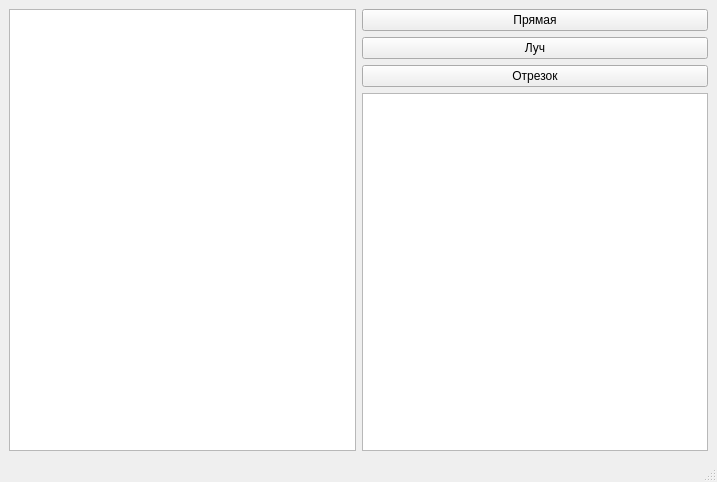
<?xml version="1.0" encoding="UTF-8"?>
<ui version="4.0">
 <class>MainWindow</class>
 <widget class="QMainWindow" name="MainWindow">
  <property name="geometry">
   <rect>
    <x>0</x>
    <y>0</y>
    <width>717</width>
    <height>482</height>
   </rect>
  </property>
  <property name="windowTitle">
   <string>MainWindow</string>
  </property>
  <widget class="QWidget" name="centralwidget">
   <layout class="QVBoxLayout" name="verticalLayout_2">
    <item>
     <layout class="QHBoxLayout" name="horizontalLayout">
      <item>
       <widget class="QGraphicsView" name="graphicsView"/>
      </item>
      <item>
       <layout class="QVBoxLayout" name="verticalLayout">
        <item>
         <widget class="QPushButton" name="drawLine">
          <property name="locale">
           <locale language="Russian" country="Russia"/>
          </property>
          <property name="text">
           <string>Прямая</string>
          </property>
         </widget>
        </item>
        <item>
         <widget class="QPushButton" name="drawRay">
          <property name="text">
           <string>Луч</string>
          </property>
         </widget>
        </item>
        <item>
         <widget class="QPushButton" name="drawSection">
          <property name="text">
           <string>Отрезок</string>
          </property>
         </widget>
        </item>
        <item>
         <widget class="QTextBrowser" name="textBrowser"/>
        </item>
       </layout>
      </item>
     </layout>
    </item>
   </layout>
  </widget>
  <widget class="QMenuBar" name="menubar">
   <property name="geometry">
    <rect>
     <x>0</x>
     <y>0</y>
     <width>717</width>
     <height>21</height>
    </rect>
   </property>
  </widget>
  <widget class="QStatusBar" name="statusbar"/>
 </widget>
 <resources/>
 <connections/>
</ui>
